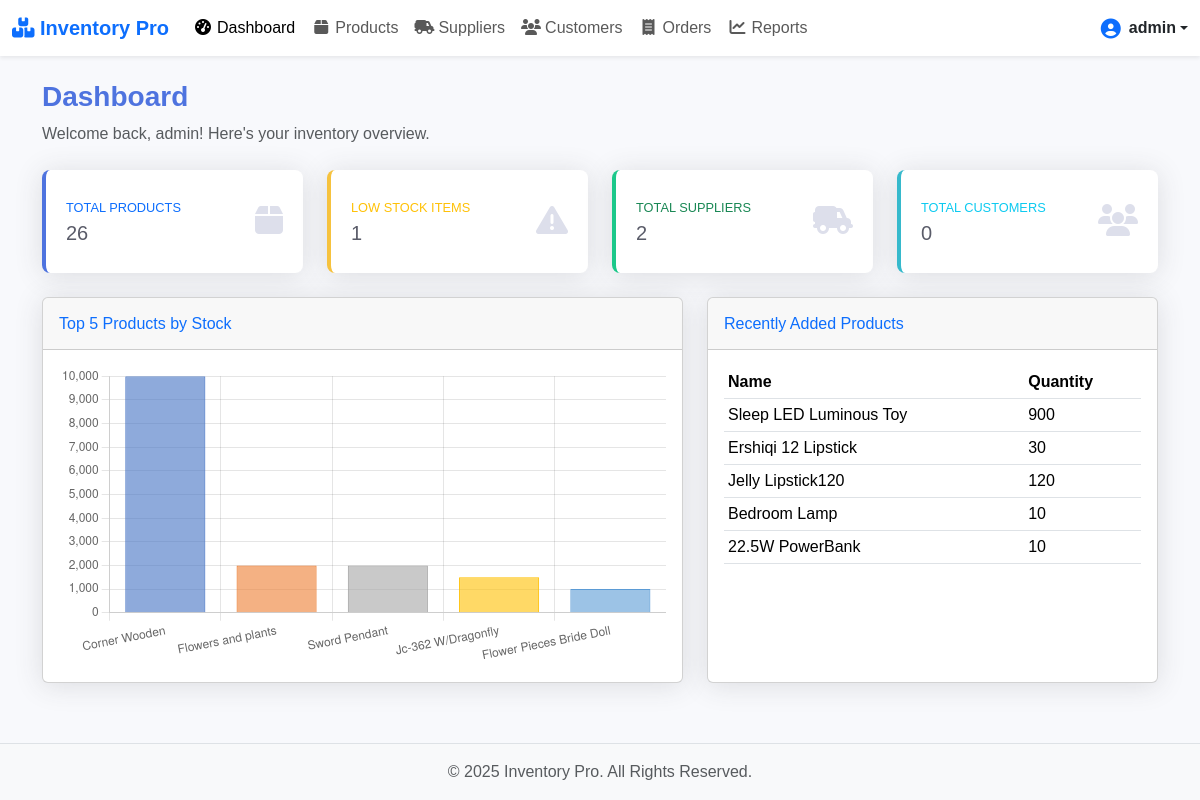
Screenshot of / (signed in) with the database file from the repository.
### models/user.py (models this page shows, shortened)
class User(UserMixin, db.Model):
    id = db.Column(db.Integer, primary_key=True)
    username = db.Column(db.String(100), unique=True, nullable=False)
    password_hash = db.Column(db.String(200), nullable=False)
    role = db.Column(db.String(50), nullable=False, default='user') # মাল্টি-ইউজার এর জন্য
    email = db.Column(db.String(120), unique=True, nullable=False)
    password_hash = db.Column(db.String(200), nullable=False)
    is_verified = db.Column(db.Boolean, nullable=False, default=False)
    otp = db.Column(db.String(6), nullable=True)
    otp_expiry = db.Column(db.DateTime, nullable=True)
    role = db.Column(db.String(50), nullable=False, default='user')

### models/product.py (models this page shows, shortened)
class Product(db.Model):
    id = db.Column(db.Integer, primary_key=True)
    name = db.Column(db.String(200), nullable=False)
    sku = db.Column(db.String(100), unique=True) # Stock Keeping Unit
    quantity = db.Column(db.Integer, default=0)
    image_file = db.Column(db.String(100), nullable=True, default='default.png')
    user_id = db.Column(db.Integer, db.ForeignKey('user.id'), nullable=False)
    wholesale_price = db.Column(db.Float, default=0)
    china_delivery_charge = db.Column(db.Float, default=0)
    total_weight = db.Column(db.Float, default=0)
    per_weight_cost = db.Column(db.Float, default=0)
    bd_delivery_charge = db.Column(db.Float, default=0)
    supplier_id = db.Column(db.Integer, db.ForeignKey('supplier.id'), nullable=True)
    supplier = db.relationship('Supplier', backref='products', lazy=True)
    def is_low_stock(self, threshold=10):
        return self.quantity < threshold

### ui/web_app.py (the view)
@app_routes.route('/')
@login_required
def dashboard():
    total_products = Product.query.filter_by(user_id=current_user.id).count()
    total_suppliers = Supplier.query.filter_by(user_id=current_user.id).count()
    total_customers = Customer.query.filter_by(user_id=current_user.id).count()
    user_products = Product.query.filter_by(user_id=current_user.id).all()
    low_stock_products = [p for p in user_products if p.is_low_stock()]
    top_products_by_stock = Product.query.filter_by(user_id=current_user.id).order_by(Product.quantity.desc()).limit(5).all()
    chart_labels = [p.name for p in top_products_by_stock]
    chart_data = [p.quantity for p in top_products_by_stock]
    recent_products = Product.query.filter_by(user_id=current_user.id).order_by(Product.id.desc()).limit(5).all()
    return render_template('dashboard.html',
                           total_products=total_products,
                           low_stock_count=len(low_stock_products),
                           low_stock_products=low_stock_products,
                           total_suppliers=total_suppliers,
                           total_customers=total_customers,
                           chart_labels=chart_labels,
                           chart_data=chart_data,
                           recent_products=recent_products
                           )

### templates/dashboard.html (shortened to what this page needs)
{% extends 'base.html' %}
{% block content %}
<div class="page-header mb-4">
    <h1 class="page-title">Dashboard</h1>
    <p class="text-muted">Welcome back, {{ current_user.username }}! Here's your inventory overview.</p>
</div>
<div class="row">
    <div class="col-xl-3 col-md-6 mb-4">
        <div class="stat-card card border-left-primary shadow h-100 py-2">
            <div class="card-body">
                <div class="row no-gutters align-items-center">
                    <div class="col mr-2">
                        <div class="text-xs font-weight-bold text-primary text-uppercase mb-1">Total Products</div>
                        <div class="h5 mb-0 font-weight-bold text-gray-800">{{ total_products }}</div>
                    </div>
                    <div class="col-auto">
                        <i class="fas fa-box fa-2x text-gray-300"></i>
                    </div>
                </div>
            </div>
        </div>
    </div>
    <div class="col-xl-3 col-md-6 mb-4">
        <div class="stat-card card border-left-warning shadow h-100 py-2">
            <div class="card-body">
                <div class="row no-gutters align-items-center">
                    <div class="col mr-2">
                        <div class="text-xs font-weight-bold text-warning text-uppercase mb-1">Low Stock Items</div>
                        <div class="h5 mb-0 font-weight-bold text-gray-800">{{ low_stock_count }}</div>
                    </div>
                    <div class="col-auto">
                        <i class="fas fa-exclamation-triangle fa-2x text-gray-300"></i>
                    </div>
                </div>
            </div>
        </div>
    </div>
    <div class="col-xl-3 col-md-6 mb-4">
        <div class="stat-card card border-left-success shadow h-100 py-2">
            <div class="card-body">
                <div class="row no-gutters align-items-center">
                    <div class="col mr-2">
                        <div class="text-xs font-weight-bold text-success text-uppercase mb-1">Total Suppliers</div>
                        <div class="h5 mb-0 font-weight-bold text-gray-800">{{ total_suppliers }}</div>
                    </div>
                    <div class="col-auto">
                        <i class="fas fa-truck-field fa-2x text-gray-300"></i>
                    </div>
                </div>
            </div>
        </div>
    </div>
    <div class="col-xl-3 col-md-6 mb-4">
        <div class="stat-card card border-left-info shadow h-100 py-2">
            <div class="card-body">
                <div class="row no-gutters align-items-center">
                    <div class="col mr-2">
                        <div class="text-xs font-weight-bold text-info text-uppercase mb-1">Total Customers</div>
                        <div class="h5 mb-0 font-weight-bold text-gray-800">{{ total_customers }}</div>
                    </div>
                    <div class="col-auto">
                        <i class="fas fa-users fa-2x text-gray-300"></i>
                    </div>
                </div>
            </div>
        </div>
    </div>
</div>
<div class="row">
    <div class="col-lg-7 mb-4">
        <div class="card shadow h-100">
            <div class="card-header py-3">
                <h6 class="m-0 font-weight-bold text-primary">Top 5 Products by Stock</h6>
            </div>
            <div class="card-body">
                <div style="height: 300px;">
                    <canvas id="stockChart"></canvas>
                </div>
            </div>
        </div>
    </div>
    <div class="col-lg-5 mb-4">
        <div class="card shadow h-100">
            <div class="card-header py-3">
                <h6 class="m-0 font-weight-bold text-primary">Recently Added Products</h6>
            </div>
            <div class="card-body">
                <div class="table-responsive">
                    <table class="table table-sm table-hover">
                        <thead>
                            <tr>
                                <th>Name</th>
                                <th>Quantity</th>
                            </tr>
                        </thead>
                        <tbody>
                            {% for product in recent_products %}
                            <tr>
                                <td>{{ product.name }}</td>
                                <td>{{ product.quantity }}</td>
                            </tr>
                            {% else %}
                            <tr>
                                <td colspan="2" class="text-center text-muted">No products added yet.</td>
                            </tr>
                            {% endfor %}
                        </tbody>
                    </table>
                </div>
            </div>
        </div>
    </div>
</div>
<script>
document.addEventListener('DOMContentLoaded', function() {
    const chartLabels = {{ chart_labels | tojson }};
    if (chartLabels.length > 0) {
        const ctx = document.getElementById('stockChart').getContext('2d');
        const stockChart = new Chart(ctx, {
            type: 'bar',
            data: {
                labels: chartLabels,
                datasets: [{
                    label: 'Stock Quantity',
                    data: {{ chart_data | tojson }},
                    backgroundColor: [
                        'rgba(68, 114, 196, 0.6)',
                        'rgba(237, 125, 49, 0.6)',
                        'rgba(165, 165, 165, 0.6)',
                        'rgba(255, 192, 0, 0.6)',
                        'rgba(91, 155, 213, 0.6)'
                    ],
                    borderColor: [
                        'rgba(68, 114, 196, 1)',
                        'rgba(237, 125, 49, 1)',
                        'rgba(165, 165, 165, 1)',
                        'rgba(255, 192, 0, 1)',
                        'rgba(91, 155, 213, 1)'
                    ],
                    borderWidth: 1
                }]
            },
            options: {
                scales: {
                    y: {
                        beginAtZero: true,
                        ticks: {
                            precision: 0
                        }
                    }
                },
                responsive: true,
                maintainAspectRatio: false,
                plugins: {
                    legend: {
                        display: false
                    }
                }
            }
        });
    } else {
        // Optional: Display a message if there's no data for the chart
        const canvas = document.getElementById('stockChart');
        const ctx = canvas.getContext('2d');
        ctx.textAlign = 'center';
        ctx.textBaseline = 'middle';
        ctx.font = '16px Arial';
        ctx.fillText('No product data to display.', canvas.width / 2, canvas.height / 2);
    }
});
</script>
{% endblock %}

### templates/base.html (shortened to what this page needs)
<!DOCTYPE html>
<html lang="en">
<head>
    <link href="https://cdn.jsdelivr.net/npm/bootstrap@5.3.2/dist/css/bootstrap.min.css" rel="stylesheet">
    <link rel="stylesheet" href="https://cdnjs.cloudflare.com/ajax/libs/font-awesome/6.5.2/css/all.min.css">
    <link rel="stylesheet" href="{{ url_for('static', filename='css/style.css') }}">
</head>
<body class="d-flex flex-column min-vh-100 {% block body_class %}{% endblock %}">
    {% if current_user.is_authenticated %}
    <nav class="navbar navbar-expand-lg navbar-light bg-white shadow-sm sticky-top">
        <div class="container-fluid">
            <a class="navbar-brand fw-bold text-primary" href="{{ url_for('app_routes.dashboard') }}">
                <i class="fas fa-boxes-stacked"></i> Inventory Pro
            </a>
            <div class="collapse navbar-collapse" id="navbarNav">
                <ul class="navbar-nav me-auto mb-2 mb-lg-0">
                    <li class="nav-item">
                        <a class="nav-link {% if request.endpoint == 'app_routes.dashboard' %}active{% endif %}" href="{{ url_for('app_routes.dashboard') }}">
                            <i class="fas fa-tachometer-alt fa-fw me-1"></i>Dashboard
                        </a>
                    </li>
                    <li class="nav-item">
                        <a class="nav-link {% if 'products' in request.endpoint %}active{% endif %}" href="{{ url_for('app_routes.products') }}">
                            <i class="fas fa-box fa-fw me-1"></i>Products
                        </a>
                    </li>
                    <li class="nav-item">
                        <a class="nav-link {% if 'suppliers' in request.endpoint %}active{% endif %}" href="{{ url_for('app_routes.suppliers') }}">
                            <i class="fas fa-truck-field fa-fw me-1"></i>Suppliers
                        </a>
                    </li>
                    <li class="nav-item">
                        <a class="nav-link {% if 'customers' in request.endpoint %}active{% endif %}" href="{{ url_for('app_routes.customers') }}">
                            <i class="fas fa-users fa-fw me-1"></i>Customers
                        </a>
                    </li>
                    <li class="nav-item">
                        <a class="nav-link {% if 'orders_list' in request.endpoint or 'create_order' in request.endpoint %}active{% endif %}" href="{{ url_for('app_routes.orders_list') }}">
                            <i class="fas fa-receipt fa-fw me-1"></i>Orders
                        </a>
                    </li>
                    <li class="nav-item">
                        <a class="nav-link {% if 'reports' in request.endpoint %}active{% endif %}" href="{{ url_for('app_routes.reports') }}">
                            <i class="fas fa-chart-line fa-fw me-1"></i>Reports
                        </a>
                    </li>
                </ul>
                <div class="dropdown">
                    <a href="#" class="d-flex align-items-center text-dark text-decoration-none dropdown-toggle" id="dropdownUser1" data-bs-toggle="dropdown" aria-expanded="false">
                        <i class="fas fa-user-circle fa-lg me-2 text-primary"></i>
                        <strong>{{ current_user.username }}</strong>
                    </a>
                </div>
            </div>
        </div>
    </nav>
    {% endif %}
    <main class="flex-shrink-0">
        <div class="container mt-4">
            {% block content %}{% endblock %}
        </div>
    </main>
    <footer class="footer mt-auto py-3 bg-light border-top">
        <div class="container text-center">
            <span class="text-muted">&copy; {{ current_year }} Inventory Pro. All Rights Reserved.</span>
        </div>
    </footer>
</body>
</html>

### static/css/style.css (style rules this page uses)
body { background-color: #f8f9fc; font-family: Arial, sans-serif; }
a { text-decoration: none; font-weight: 500; }
.card { box-shadow: 0 .15rem 1.75rem 0 rgba(58, 59, 69, .15) !important; }
.page-header .page-title { font-size: 1.75rem; font-weight: 700; color: #4e73df; }
.stat-card { border: none; border-radius: 0.5rem; transition: transform 0.2s ease-in-out, box-shadow 0.2s ease-in-out; }
.stat-card .card-body { padding: 1.25rem; }
.stat-card .text-xs { font-size: .8rem; }
.stat-card .text-gray-300 { color: #dddfeb !important; }
.stat-card .text-gray-800 { color: #5a5c69 !important; }
.border-left-primary { border-left: .25rem solid #4e73df !important; }
.border-left-success { border-left: .25rem solid #1cc88a !important; }
.border-left-info { border-left: .25rem solid #36b9cc !important; }
.border-left-warning { border-left: .25rem solid #f6c23e !important; }

### rows the page displays
User: username "admin"
Product: name "Sleep LED Luminous Toy", quantity "900"
Product: name "Ershiqi 12 Lipstick", quantity "30"
Product: name "Jelly Lipstick120", quantity "120"
Product: name "Bedroom Lamp", quantity "10"
Product: name "22.5W PowerBank", quantity "10"

### other values shown
{{ total_products }} "26"
{{ low_stock_count }} "1"
{{ total_suppliers }} "2"
{{ total_customers }} "0"
chart data {{ chart_labels | tojson }} ["Corner Wooden", "Flowers and plants", "Sword Pendant", "Jc-362 W/Dragonfly", "Flower Pieces Bride Doll"]
chart data {{ chart_data | tojson }} [10000, 2000, 2000, 1500, 1000]
